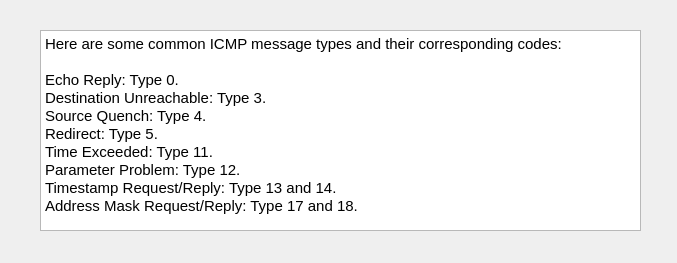
<?xml version="1.0" encoding="UTF-8"?>
<ui version="4.0">
 <class>ICMP_help</class>
 <widget class="QWidget" name="ICMP_help">
  <property name="geometry">
   <rect>
    <x>0</x>
    <y>0</y>
    <width>677</width>
    <height>263</height>
   </rect>
  </property>
  <property name="windowTitle">
   <string>Form</string>
  </property>
  <widget class="QTextBrowser" name="textBrowser">
   <property name="geometry">
    <rect>
     <x>40</x>
     <y>30</y>
     <width>601</width>
     <height>201</height>
    </rect>
   </property>
   <property name="html">
    <string>&lt;!DOCTYPE HTML PUBLIC &quot;-//W3C//DTD HTML 4.0//EN&quot; &quot;http://www.w3.org/TR/REC-html40/strict.dtd&quot;&gt;
&lt;html&gt;&lt;head&gt;&lt;meta name=&quot;qrichtext&quot; content=&quot;1&quot; /&gt;&lt;style type=&quot;text/css&quot;&gt;
p, li { white-space: pre-wrap; }
&lt;/style&gt;&lt;/head&gt;&lt;body style=&quot; font-family:'Ubuntu'; font-size:11pt; font-weight:400; font-style:normal;&quot;&gt;
&lt;p style=&quot; margin-top:0px; margin-bottom:0px; margin-left:0px; margin-right:0px; -qt-block-indent:0; text-indent:0px;&quot;&gt;Here are some common ICMP message types and their corresponding codes:&lt;/p&gt;
&lt;p style=&quot;-qt-paragraph-type:empty; margin-top:0px; margin-bottom:0px; margin-left:0px; margin-right:0px; -qt-block-indent:0; text-indent:0px;&quot;&gt;&lt;br /&gt;&lt;/p&gt;
&lt;p style=&quot; margin-top:0px; margin-bottom:0px; margin-left:0px; margin-right:0px; -qt-block-indent:0; text-indent:0px;&quot;&gt;Echo Reply: Type 0.&lt;/p&gt;
&lt;p style=&quot; margin-top:0px; margin-bottom:0px; margin-left:0px; margin-right:0px; -qt-block-indent:0; text-indent:0px;&quot;&gt;Destination Unreachable: Type 3.&lt;/p&gt;
&lt;p style=&quot; margin-top:0px; margin-bottom:0px; margin-left:0px; margin-right:0px; -qt-block-indent:0; text-indent:0px;&quot;&gt;Source Quench: Type 4.&lt;/p&gt;
&lt;p style=&quot; margin-top:0px; margin-bottom:0px; margin-left:0px; margin-right:0px; -qt-block-indent:0; text-indent:0px;&quot;&gt;Redirect: Type 5.&lt;/p&gt;
&lt;p style=&quot; margin-top:0px; margin-bottom:0px; margin-left:0px; margin-right:0px; -qt-block-indent:0; text-indent:0px;&quot;&gt;Time Exceeded: Type 11.&lt;/p&gt;
&lt;p style=&quot; margin-top:0px; margin-bottom:0px; margin-left:0px; margin-right:0px; -qt-block-indent:0; text-indent:0px;&quot;&gt;Parameter Problem: Type 12.&lt;/p&gt;
&lt;p style=&quot; margin-top:0px; margin-bottom:0px; margin-left:0px; margin-right:0px; -qt-block-indent:0; text-indent:0px;&quot;&gt;Timestamp Request/Reply: Type 13 and 14.&lt;/p&gt;
&lt;p style=&quot; margin-top:0px; margin-bottom:0px; margin-left:0px; margin-right:0px; -qt-block-indent:0; text-indent:0px;&quot;&gt;Address Mask Request/Reply: Type 17 and 18.&lt;/p&gt;&lt;/body&gt;&lt;/html&gt;</string>
   </property>
  </widget>
 </widget>
 <resources/>
 <connections/>
</ui>
